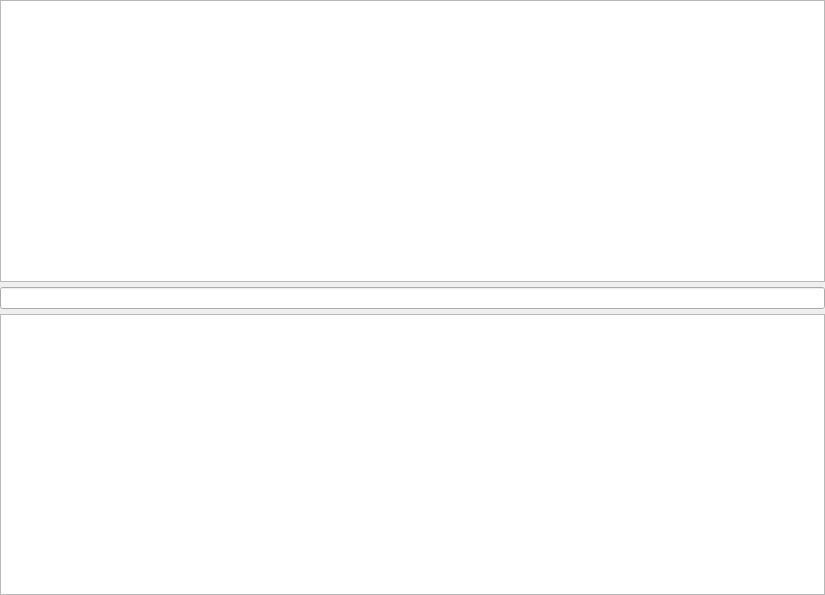
<?xml version="1.0" encoding="UTF-8"?>
<ui version="4.0">
 <class>TagSearchModule</class>
 <widget class="QWidget" name="TagSearchModule">
  <property name="geometry">
   <rect>
    <x>0</x>
    <y>0</y>
    <width>825</width>
    <height>595</height>
   </rect>
  </property>
  <property name="windowTitle">
   <string>TagView</string>
  </property>
  <layout class="QVBoxLayout" name="verticalLayout">
   <property name="spacing">
    <number>5</number>
   </property>
   <property name="leftMargin">
    <number>0</number>
   </property>
   <property name="topMargin">
    <number>0</number>
   </property>
   <property name="rightMargin">
    <number>0</number>
   </property>
   <property name="bottomMargin">
    <number>0</number>
   </property>
   <item>
    <widget class="QListWidget" name="activeTags"/>
   </item>
   <item>
    <widget class="QLineEdit" name="searchBar"/>
   </item>
   <item>
    <widget class="QListView" name="searchResults"/>
   </item>
  </layout>
 </widget>
 <resources/>
 <connections/>
</ui>
